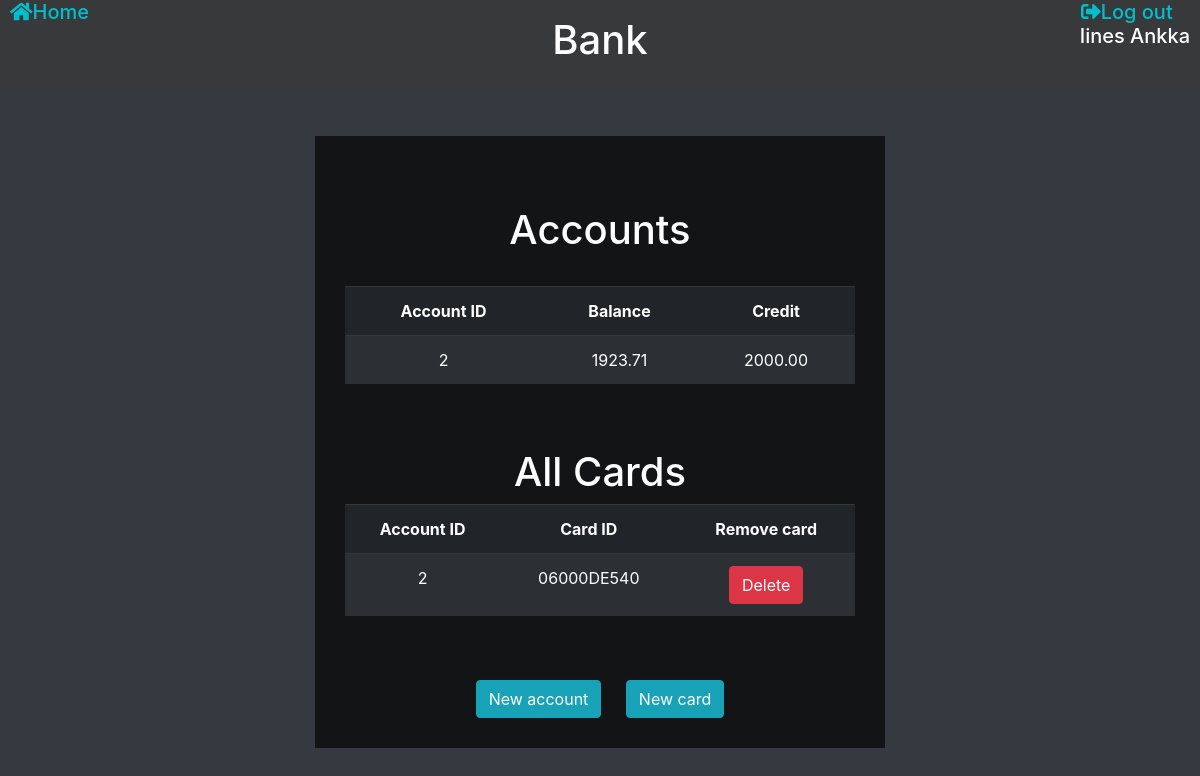
Page /index.php (signed in) on the committed database.
### tables this page shows
CREATE TABLE IF NOT EXISTS `account` (
  `idaccount` INT NOT NULL AUTO_INCREMENT,
  `balance` DECIMAL(10,2) NOT NULL,
  `credit` DECIMAL(10,2) NULL,
  PRIMARY KEY (`idaccount`));

CREATE TABLE IF NOT EXISTS `card` (
  `idcard` VARCHAR(16) NOT NULL,
  `pin` VARCHAR(255) NOT NULL,
  `idcustomer` INT NOT NULL,
  PRIMARY KEY (`idcard`),
  INDEX `fk_card_customer1_idx` (`idcustomer` ASC) VISIBLE,
  CONSTRAINT `fk_card_customer1`
    FOREIGN KEY (`idcustomer`)
    REFERENCES `customer` (`idcustomer`)
    ON DELETE NO ACTION
    ON UPDATE NO ACTION);

### www/index.php (the view, shortened to what this page needs)
<?php
require_once "connection.php";
try {
	$sql = 'SELECT account.idaccount, account.balance, account.credit FROM account
	JOIN customer_has_account ON account.idaccount = customer_has_account.idaccount
	JOIN customer ON customer_has_account.idcustomer = customer.idcustomer
	WHERE customer.idcustomer = :idCustomer
	ORDER BY idaccount ASC';
	$statement = $connect->prepare($sql);
	$paramCustomerId = $_SESSION["userID"];
	$statement->bindparam(":idCustomer", $paramCustomerId);
	$statement->execute();
	$result = $statement->fetchAll();
} catch (Exception $error) {
	echo "Error" . $error->getMessage();
}
try {
	$sql = 'SELECT card.idcard, account.idaccount FROM customer
	JOIN card ON customer.idcustomer = card.idcustomer
	JOIN card_has_account ON card.idcard = card_has_account.idcard
	JOIN account ON card_has_account.idaccount = account.idaccount
	WHERE customer.idcustomer = :idCustomer';
	$statement = $connect->prepare($sql);
	$paramCustomerId = $_SESSION["userID"];
	$statement->bindparam(":idCustomer", $paramCustomerId);
	$statement->execute();
	$result2 = $statement->fetchAll();
} catch (Exception $error) {
	echo "Error" . $error->getMessage();
}
?>
<!DOCTYPE html>
<html lang="fi">
<head>
	<link rel="stylesheet" href="https://maxcdn.bootstrapcdn.com/bootstrap/4.1.3/css/bootstrap.min.css">
	<link rel="stylesheet" href="https://use.fontawesome.com/releases/v5.3.1/css/all.css">
	<link rel="stylesheet" type="text/css" href="https://cdn.datatables.net/v/bs4/dt-1.12.1/r-2.3.0/datatables.min.css"/>
	<link rel="stylesheet" href="stylesheet.css">
</head>
<body class="bg-dark text-white ">
	<?php include 'header.php';?>
	<main class="container text-center">
	<div class="row">
		<div class="col-md-3 mx-auto"></div>
		<div style="background-color:rgba(0, 0, 0, 0.65); padding: 30px;" class="col-md-6 mx-auto">
			<br>
			<h1>Accounts</h1>
			<br>
			<table id="table" class="table table-dark table-striped">
				<thead>
					<tr class="font-weight-bold">
						<td>Account ID</td>
						<td>Balance</td>
						<td>Credit</td>
					</tr>
				</thead>
				<tbody>
				<?php
					if (count($result) === 0) {
						echo "<tr><td colspan='3'>You have no accounts.</td></tr>";
					} else {
						foreach ($result as $value) {
							echo '<tr onclick="window.location=\'accountDetails.php?id=' . htmlspecialchars($value['idaccount']) . '\'"><td>' . htmlspecialchars($value['idaccount']) . '</td>
							<td>' . htmlspecialchars($value['balance']) . "</td>
							<td>";
							if($value['credit'] === NULL) {
								echo "No credit";
							} else {
								echo htmlspecialchars($value['credit']);
							}
							echo "</td>
							</tr>";
						}
					}
				?>
				</tbody>
			</table><br><br>
			<h1>All Cards</h1>
			<table id="cardTable" class="table table-dark table-striped">
				<thead>
					<tr class="font-weight-bold">
						<td>Account ID</td>
						<td>Card ID</td>
						<td>Remove card</td>
					</tr>
				</thead>
				<tbody>
				<?php
					if (count($result2) === 0) {
						echo "<tr><td colspan='2'>You have no cards.</td></tr>";
					} else {
						foreach ($result2 as $value) {
							echo '<tr><td>' . htmlspecialchars($value['idaccount']) . '</td>
							<td>' . htmlspecialchars($value['idcard']) . '</td>
							<td><a href=deleteCard.php?delID=' . htmlspecialchars($value['idcard']) . ' role="button" class="btn btn-danger"  onClick="return confirm(\'Are you sure you want to delete this card?\')">Delete</a></td>
							</tr>';
						}
					}
				?>
				</tbody>
			</table><br><br>
			<button onclick="location.href='createAccount.php';" style="margin-right: 20px" class="btn btn-info">New account</button>
			<button onclick="location.href='createCard.php';" class="btn btn-info">New card</button>
		</div>
		<div class="col-md-3 mx-auto"></div>
	</div>
	</main>
</body>
</html>

### www/stylesheet.css (style rules this page uses)
body { background-image: url("https://images.nationalgeographic.org/image/upload/v1638892272/EducationHub/photos/hoh-river-valley.jpg"); background-attachment: fixed; }

### rows in the picture
account: idaccount "2", balance "1923.71", credit "2000.00"
card: account.idaccount "2", idcard "06000DE540"

### other values in the picture
$_SESSION["name"] "Iines Ankka"
